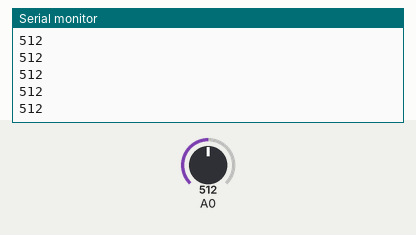
Recording of a sketch running on a simulated Arduino Uno, built with avr-gcc and run on an emulated ATmega328P. On the bench: the last lines printed to the serial monitor. The test bench sets the inputs (shaded band); at power-on: A0 = 512.

Above: at 1.2 s.
1.3 s: A0 set to 390
At 1.49 s:
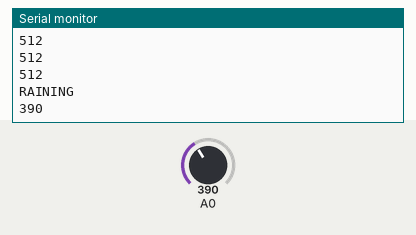
3.0 s: A0 set to 410
At 3.14 s:
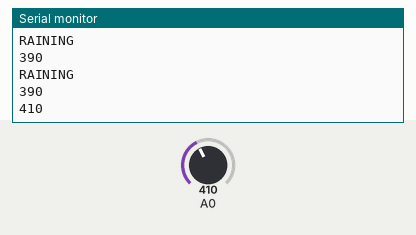
Timing chart, 0 to 6.0 s (numbered marks = the images above; inputs shaded):
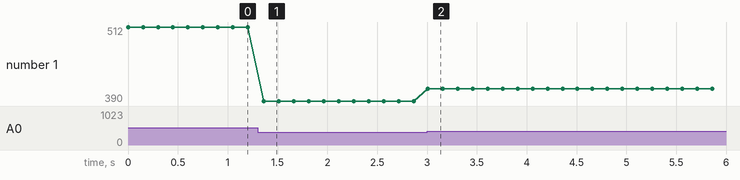

The sketch:

raindrops.ino
```cpp
void setup() {
  // put your setup code here, to run once:
  Serial.begin(9600);
}

void loop() {
  // put your main code here, to run repeatedly:
  int sensorReading = analogRead(A0);
  if (sensorReading < 400) {
    Serial.println("RAINING");
  }
  Serial.println(sensorReading);
  delay(150);
}
```

Measured:
- after the input at 1.3 s, the serial monitor: prints a new line after 0.05 s (image 1)
- after the input at 3.0 s, the serial monitor: prints a new line at once (image 2)
- plotted number 1: 512 → 390 after the input at 1.3 s, 390 → 410 after the input at 3.0 s
